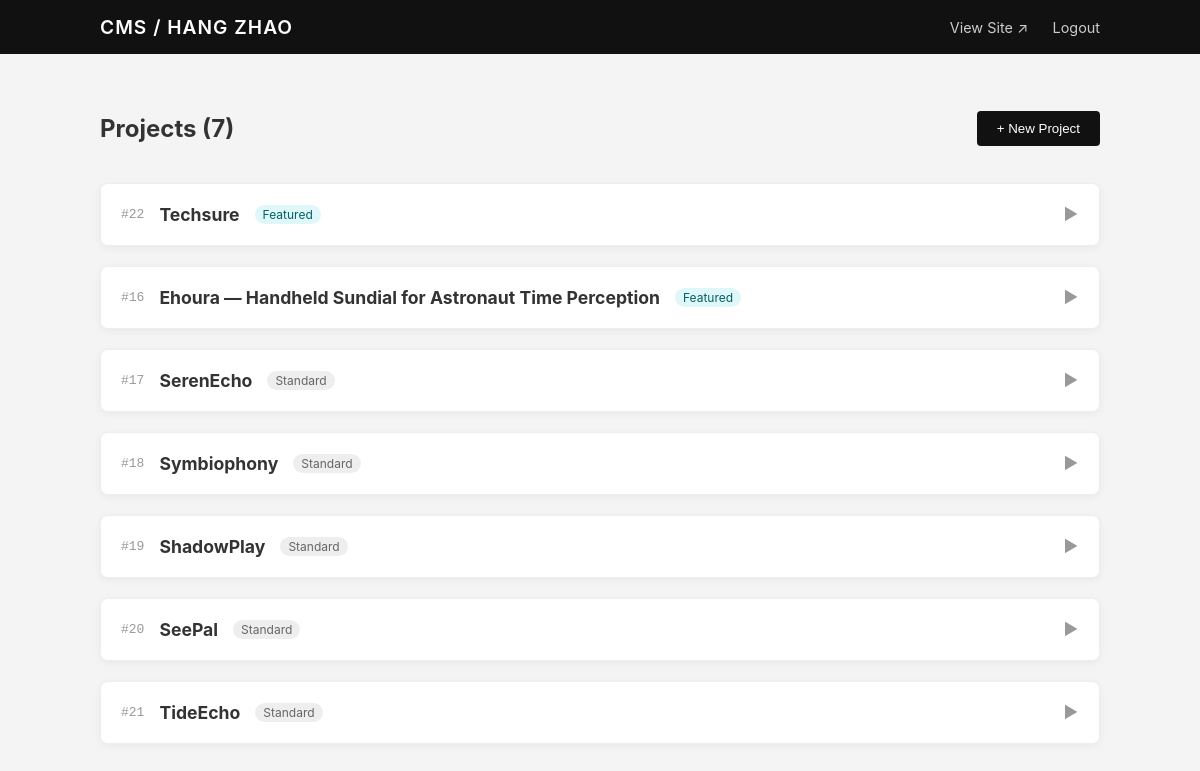
/admin.php (signed in), run on the app's committed database.
### tables this page shows
CREATE TABLE projects (
      id INTEGER PRIMARY KEY AUTOINCREMENT,
      title TEXT NOT NULL,
      slug TEXT UNIQUE,
      description TEXT,
      tags TEXT,                 -- 逗号分隔，或存 JSON
      image_url TEXT,            -- 首图
      gallery_json TEXT,         -- 其他图 JSON 数组
      meta_json TEXT,            -- 可扩展的结构化元数据（JSON），用于 subtitle/links/tools/process 等
      url TEXT,                  -- 外链（Behance/GitHub/视频等）
       year INTEGER,
       month INTEGER,
      featured INTEGER DEFAULT 0,
      order_index INTEGER DEFAULT 0,
      created_at TEXT NOT NULL,
      updated_at TEXT NOT NULL
    , background_problem TEXT, design_goals TEXT, solution_overview TEXT, interaction_design TEXT, pipeline TEXT, prototype_highlights TEXT, usability_testing TEXT, outcomes TEXT, ethics TEXT, next_steps TEXT, media_notes TEXT, acknowledgements TEXT, contact TEXT, subtitle TEXT, links TEXT, tools TEXT, hero_media TEXT);

### src/config.php (called while the page is built)
<?php
return [
  'db_path' => __DIR__ . '/../data/portfolio.sqlite',
  'admin_password' => '949949Zh',
  'site_name' => 'HANG ZHAO',
];

### src/db.php (called while the page is built, shortened)
<?php
function get_pdo(): PDO {
  static $pdo = null;
  if ($pdo) return $pdo;
  $config = require __DIR__ . '/config.php';
  $dsn = 'sqlite:' . $config['db_path'];
  $pdo = new PDO($dsn, null, null, [
    PDO::ATTR_ERRMODE => PDO::ERRMODE_EXCEPTION,
    PDO::ATTR_DEFAULT_FETCH_MODE => PDO::FETCH_ASSOC,
  ]);
  $pdo->exec('PRAGMA foreign_keys = ON;');
  return $pdo;
}

### src/functions.php (called while the page is built, shortened)
<?php
require_once __DIR__ . '/db.php';
function get_projects(bool $only_featured = false): array
{
  $pdo = get_pdo();
  $sql = "SELECT * FROM projects ";
  $sql .= "ORDER BY featured DESC, order_index DESC, year DESC, id DESC";
  return $pdo->query($sql)->fetchAll();
}

### public/admin.php (the view, shortened to what this page needs)
<?php
require __DIR__ . '/../src/functions.php';
$config = require __DIR__ . '/../src/config.php';
$is_logged_in = !empty($_SESSION['admin_ok']);
$projects = $is_logged_in ? get_projects(false) : [];
?>
<!doctype html>
<html lang="en">
<head>
  <link rel="stylesheet" href="css/admin.css?v=<?= time() ?>">
  <link rel="stylesheet" href="https://unpkg.com/easymde/dist/easymde.min.css">
</head>
<body class="admin-page">
  <header class="admin-header">
    <div class="header-inner">
      <h1>CMS / <?= htmlspecialchars($config['site_name']) ?></h1>
      <nav>
        <a href="index.php" target="_blank" class="btn-text">View Site ↗</a>
        <?php if ($is_logged_in): ?>
          <a href="admin.php?action=logout" class="btn-text danger">Logout</a>
        <?php endif; ?>
      </nav>
    </div>
  </header>
  <main class="admin-container">
    <?php if (!$is_logged_in): ?>
      <div class="login-card">
        <h2>Login</h2>
        <?php if (!empty($error)): ?>
          <div class="alert error"><?= htmlspecialchars($error) ?></div><?php endif; ?>
        <form method="post">
          <input type="hidden" name="csrf" value="<?= htmlspecialchars($_SESSION['csrf']) ?>">
          <input type="hidden" name="action" value="login">
          <div class="form-group"><input type="password" name="password" placeholder="Password" required autofocus></div>
          <button class="btn-primary" type="submit">Enter</button>
        </form>
      </div>
    <?php else: ?>
      <div class="actions-bar">
        <h2>Projects (<?= count($projects) ?>)</h2>
        <button class="btn-primary" onclick="document.getElementById('create-form').classList.toggle('hidden')">+ New
          Project</button>
      </div>
      <div class="project-list">
        <?php foreach ($projects as $p):
          ?>
          <div class="editor-card collapsed" id="project-<?= $p['id'] ?>">
            <div class="card-header" onclick="toggleEdit(<?= $p['id'] ?>)">
              <div class="header-info">
                <span class="id">#<?= $p['id'] ?></span>
                <strong class="title"><?= htmlspecialchars($p['title']) ?></strong>
                <span
                  class="status-badge <?= $p['featured'] ? 'featured' : '' ?>"><?= $p['featured'] ? 'Featured' : 'Standard' ?></span>
              </div>
              <span class="arrow">▼</span>
            </div>
          </div>
        <?php endforeach; ?>
      </div>
    <?php endif; ?>
  </main>
</body>
</html>

### public/css/admin.css (style rules this page uses)
body.admin-page { background-color: #f4f4f4; color: #333; font-family: -apple-system, BlinkMacSystemFont, "Segoe UI", Roboto, sans-serif; margin: 0; padding: 0; }
.admin-header { background: #111; color: #fff; padding: 15px 0; position: sticky; top: 0; z-index: 100; }
.header-inner { max-width: 1000px; margin: 0 auto; padding: 0 20px; display: flex; justify-content: space-between; align-items: center; }
.admin-header h1 { margin: 0; font-size: 1.2rem; font-weight: 600; letter-spacing: 1px; }
.btn-text { color: #ccc; text-decoration: none; font-size: 0.9rem; margin-left: 20px; transition: color 0.2s; }
.admin-container { max-width: 1000px; margin: 40px auto; padding: 0 20px; }
.btn-primary { background: #111; color: #fff; border: none; padding: 10px 20px; border-radius: 4px; cursor: pointer; transition: background 0.2s; }
.actions-bar { display: flex; justify-content: space-between; align-items: center; margin-bottom: 20px; }
.editor-card { background: #fff; border-radius: 8px; box-shadow: 0 2px 8px rgba(0, 0, 0, 0.05); margin-bottom: 20px; overflow: hidden; border: 1px solid #eee; transition: all 0.3s ease; }
.card-header { padding: 20px; background: #fff; border-bottom: 1px solid #f0f0f0; display: flex; justify-content: space-between; align-items: center; cursor: pointer; user-select: none; }
.header-info { display: flex; align-items: center; gap: 15px; }
.header-info .id { color: #999; font-family: monospace; }
.header-info .title { font-size: 1.1rem; }
.status-badge { font-size: 0.75rem; padding: 2px 8px; border-radius: 10px; background: #eee; color: #666; }
.status-badge.featured { background: #e0f7fa; color: #006064; }
.arrow { transition: transform 0.3s; color: #999; }
.editor-card.collapsed .arrow { transform: rotate(-90deg); }
.editor-card.collapsed .card-header { border-bottom: none; }

### data on the page
projects: id "22", title "Techsure", featured "Featured"
projects: id "16", title "Ehoura — Handheld Sundial for Astronaut Time Perception", featured "Featured"
projects: id "17", title "SerenEcho", featured "Standard"
projects: id "18", title "Symbiophony", featured "Standard"
projects: id "19", title "ShadowPlay", featured "Standard"
projects: id "20", title "SeePal", featured "Standard"
projects: id "21", title "TideEcho", featured "Standard"

### other printed values
$config['site_name'] "HANG ZHAO"
count($projects) "7"
